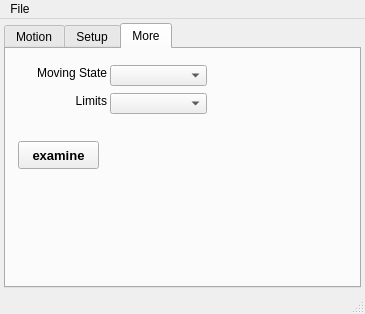
<?xml version="1.0" encoding="UTF-8"?>
<ui version="4.0">
 <class>MainWindow</class>
 <widget class="QMainWindow" name="MainWindow">
  <property name="geometry">
   <rect>
    <x>0</x>
    <y>0</y>
    <width>365</width>
    <height>314</height>
   </rect>
  </property>
  <property name="windowTitle">
   <string>MainWindow</string>
  </property>
  <widget class="QWidget" name="centralwidget">
   <widget class="QTabWidget" name="tabWidget">
    <property name="geometry">
     <rect>
      <x>4</x>
      <y>4</y>
      <width>357</width>
      <height>265</height>
     </rect>
    </property>
    <property name="currentIndex">
     <number>2</number>
    </property>
    <widget class="QWidget" name="tab">
     <attribute name="title">
      <string>Motion</string>
     </attribute>
     <widget class="QLabel" name="label">
      <property name="geometry">
       <rect>
        <x>8</x>
        <y>12</y>
        <width>56</width>
        <height>15</height>
       </rect>
      </property>
      <property name="text">
       <string>Home</string>
      </property>
      <property name="alignment">
       <set>Qt::AlignRight|Qt::AlignTrailing|Qt::AlignVCenter</set>
      </property>
     </widget>
     <widget class="QLabel" name="label_2">
      <property name="geometry">
       <rect>
        <x>8</x>
        <y>40</y>
        <width>56</width>
        <height>15</height>
       </rect>
      </property>
      <property name="text">
       <string>Hi Limit</string>
      </property>
      <property name="alignment">
       <set>Qt::AlignRight|Qt::AlignTrailing|Qt::AlignVCenter</set>
      </property>
     </widget>
     <widget class="QLabel" name="label_3">
      <property name="geometry">
       <rect>
        <x>8</x>
        <y>68</y>
        <width>56</width>
        <height>15</height>
       </rect>
      </property>
      <property name="text">
       <string>Low Limit</string>
      </property>
      <property name="alignment">
       <set>Qt::AlignRight|Qt::AlignTrailing|Qt::AlignVCenter</set>
      </property>
     </widget>
     <widget class="QLabel" name="label_4">
      <property name="geometry">
       <rect>
        <x>0</x>
        <y>108</y>
        <width>64</width>
        <height>15</height>
       </rect>
      </property>
      <property name="text">
       <string>Stopped</string>
      </property>
      <property name="alignment">
       <set>Qt::AlignRight|Qt::AlignTrailing|Qt::AlignVCenter</set>
      </property>
     </widget>
     <widget class="QLabel" name="label_5">
      <property name="geometry">
       <rect>
        <x>0</x>
        <y>136</y>
        <width>64</width>
        <height>15</height>
       </rect>
      </property>
      <property name="text">
       <string>Moving</string>
      </property>
      <property name="alignment">
       <set>Qt::AlignRight|Qt::AlignTrailing|Qt::AlignVCenter</set>
      </property>
     </widget>
     <widget class="QLabel" name="label_6">
      <property name="geometry">
       <rect>
        <x>0</x>
        <y>164</y>
        <width>64</width>
        <height>15</height>
       </rect>
      </property>
      <property name="text">
       <string>Moving Hi</string>
      </property>
      <property name="alignment">
       <set>Qt::AlignRight|Qt::AlignTrailing|Qt::AlignVCenter</set>
      </property>
     </widget>
     <widget class="QLabel" name="label_7">
      <property name="geometry">
       <rect>
        <x>0</x>
        <y>192</y>
        <width>64</width>
        <height>15</height>
       </rect>
      </property>
      <property name="text">
       <string>Slewing</string>
      </property>
      <property name="alignment">
       <set>Qt::AlignRight|Qt::AlignTrailing|Qt::AlignVCenter</set>
      </property>
     </widget>
     <widget class="QCaLineEditPlugin" name="qcalineeditplugin">
      <property name="geometry">
       <rect>
        <x>148</x>
        <y>20</y>
        <width>77</width>
        <height>20</height>
       </rect>
      </property>
      <property name="variable" stdset="0">
       <string>$(P):AO:MOVE:UP</string>
      </property>
      <property name="variableSubstitutions" stdset="0">
       <string>P=ESB:SCAN</string>
      </property>
      <property name="addUnits">
       <bool>false</bool>
      </property>
      <property name="format" stdset="0">
       <enum>QCaLineEditPlugin::Floating</enum>
      </property>
     </widget>
     <widget class="QCaLineEditPlugin" name="qcalineeditplugin_2">
      <property name="geometry">
       <rect>
        <x>148</x>
        <y>44</y>
        <width>77</width>
        <height>20</height>
       </rect>
      </property>
      <property name="variable" stdset="0">
       <string>$(P):AO:MOVE:DWN</string>
      </property>
      <property name="variableSubstitutions" stdset="0">
       <string>P=ESB:SCAN</string>
      </property>
      <property name="addUnits">
       <bool>false</bool>
      </property>
      <property name="format" stdset="0">
       <enum>QCaLineEditPlugin::Floating</enum>
      </property>
     </widget>
     <widget class="QCaPushButtonPlugin" name="qcapushbuttonplugin">
      <property name="geometry">
       <rect>
        <x>256</x>
        <y>20</y>
        <width>20</width>
        <height>20</height>
       </rect>
      </property>
      <property name="font">
       <font>
        <pointsize>11</pointsize>
        <weight>75</weight>
        <bold>true</bold>
       </font>
      </property>
      <property name="text">
       <string>+</string>
      </property>
      <property name="variable" stdset="0">
       <string>$(P):BO:MOVE:UP</string>
      </property>
      <property name="variableSubstitutions" stdset="0">
       <string>P=ESB:SCAN</string>
      </property>
     </widget>
     <widget class="QCaPushButtonPlugin" name="qcapushbuttonplugin_2">
      <property name="geometry">
       <rect>
        <x>256</x>
        <y>44</y>
        <width>20</width>
        <height>20</height>
       </rect>
      </property>
      <property name="font">
       <font>
        <pointsize>11</pointsize>
        <weight>75</weight>
        <bold>true</bold>
       </font>
      </property>
      <property name="text">
       <string>-</string>
      </property>
      <property name="variable" stdset="0">
       <string>$(P):BO:MOVE:DWN</string>
      </property>
      <property name="variableSubstitutions" stdset="0">
       <string>P=ESB:SCAN</string>
      </property>
     </widget>
     <widget class="QCaPushButtonPlugin" name="qcapushbuttonplugin_8">
      <property name="geometry">
       <rect>
        <x>212</x>
        <y>80</y>
        <width>64</width>
        <height>28</height>
       </rect>
      </property>
      <property name="font">
       <font>
        <pointsize>10</pointsize>
        <weight>75</weight>
        <bold>true</bold>
       </font>
      </property>
      <property name="text">
       <string>Abort</string>
      </property>
      <property name="variable" stdset="0">
       <string>$(P):BO:ABORT</string>
      </property>
      <property name="variableSubstitutions" stdset="0">
       <string>P=ESB:SCAN</string>
      </property>
     </widget>
     <widget class="QCaShapePlugin" name="qcashapeplugin">
      <property name="geometry">
       <rect>
        <x>72</x>
        <y>12</y>
        <width>18</width>
        <height>18</height>
       </rect>
      </property>
      <property name="variable1" stdset="0">
       <string>$(P):BI:HOME</string>
      </property>
      <property name="animation1" stdset="0">
       <enum>QCaShapePlugin::ColourValue</enum>
      </property>
      <property name="animation6" stdset="0">
       <enum>QCaShapePlugin::ColourHue</enum>
      </property>
      <property name="scale1" stdset="0">
       <double>190.000000000000000</double>
      </property>
      <property name="offset1" stdset="0">
       <double>60.000000000000000</double>
      </property>
      <property name="variableSubstitutions" stdset="0">
       <string>P=ESB:SCAN</string>
      </property>
      <property name="shape" stdset="0">
       <enum>QCaShapePlugin::Ellipse</enum>
      </property>
      <property name="point2" stdset="0">
       <point>
        <x>16</x>
        <y>16</y>
       </point>
      </property>
      <property name="color1" stdset="0">
       <color>
        <red>255</red>
        <green>100</green>
        <blue>48</blue>
       </color>
      </property>
     </widget>
     <widget class="QCaShapePlugin" name="qcashapeplugin_2">
      <property name="geometry">
       <rect>
        <x>72</x>
        <y>40</y>
        <width>18</width>
        <height>18</height>
       </rect>
      </property>
      <property name="variable1" stdset="0">
       <string>$(P):BI:HI:LIM</string>
      </property>
      <property name="animation1" stdset="0">
       <enum>QCaShapePlugin::ColourHue</enum>
      </property>
      <property name="scale1" stdset="0">
       <double>120.000000000000000</double>
      </property>
      <property name="offset1" stdset="0">
       <double>0.000000000000000</double>
      </property>
      <property name="variableSubstitutions" stdset="0">
       <string>P=ESB:SCAN</string>
      </property>
      <property name="shape" stdset="0">
       <enum>QCaShapePlugin::Ellipse</enum>
      </property>
      <property name="point2" stdset="0">
       <point>
        <x>16</x>
        <y>16</y>
       </point>
      </property>
      <property name="color1" stdset="0">
       <color>
        <red>0</red>
        <green>255</green>
        <blue>0</blue>
       </color>
      </property>
     </widget>
     <widget class="QCaShapePlugin" name="qcashapeplugin_3">
      <property name="geometry">
       <rect>
        <x>72</x>
        <y>68</y>
        <width>18</width>
        <height>18</height>
       </rect>
      </property>
      <property name="variable1" stdset="0">
       <string>$(P):BI:LO:LIM</string>
      </property>
      <property name="animation1" stdset="0">
       <enum>QCaShapePlugin::ColourHue</enum>
      </property>
      <property name="scale1" stdset="0">
       <double>120.000000000000000</double>
      </property>
      <property name="offset1" stdset="0">
       <double>0.000000000000000</double>
      </property>
      <property name="variableSubstitutions" stdset="0">
       <string>P=ESB:SCAN</string>
      </property>
      <property name="shape" stdset="0">
       <enum>QCaShapePlugin::Ellipse</enum>
      </property>
      <property name="point2" stdset="0">
       <point>
        <x>16</x>
        <y>16</y>
       </point>
      </property>
      <property name="color1" stdset="0">
       <color>
        <red>0</red>
        <green>255</green>
        <blue>0</blue>
       </color>
      </property>
     </widget>
     <widget class="QCaShapePlugin" name="qcashapeplugin_4">
      <property name="geometry">
       <rect>
        <x>72</x>
        <y>108</y>
        <width>18</width>
        <height>18</height>
       </rect>
      </property>
      <property name="variable1" stdset="0">
       <string>$(P):BI:STOPPED</string>
      </property>
      <property name="animation1" stdset="0">
       <enum>QCaShapePlugin::ColourHue</enum>
      </property>
      <property name="scale1" stdset="0">
       <double>120.000000000000000</double>
      </property>
      <property name="offset1" stdset="0">
       <double>0.000000000000000</double>
      </property>
      <property name="variableSubstitutions" stdset="0">
       <string>P=ESB:SCAN</string>
      </property>
      <property name="shape" stdset="0">
       <enum>QCaShapePlugin::Ellipse</enum>
      </property>
      <property name="point2" stdset="0">
       <point>
        <x>16</x>
        <y>16</y>
       </point>
      </property>
      <property name="color1" stdset="0">
       <color>
        <red>0</red>
        <green>255</green>
        <blue>0</blue>
       </color>
      </property>
     </widget>
     <widget class="QCaShapePlugin" name="qcashapeplugin_5">
      <property name="geometry">
       <rect>
        <x>72</x>
        <y>136</y>
        <width>18</width>
        <height>18</height>
       </rect>
      </property>
      <property name="variable1" stdset="0">
       <string>$(P):BI:MOVING</string>
      </property>
      <property name="animation1" stdset="0">
       <enum>QCaShapePlugin::ColourHue</enum>
      </property>
      <property name="scale1" stdset="0">
       <double>120.000000000000000</double>
      </property>
      <property name="offset1" stdset="0">
       <double>0.000000000000000</double>
      </property>
      <property name="variableSubstitutions" stdset="0">
       <string>P=ESB:SCAN</string>
      </property>
      <property name="shape" stdset="0">
       <enum>QCaShapePlugin::Ellipse</enum>
      </property>
      <property name="point2" stdset="0">
       <point>
        <x>16</x>
        <y>16</y>
       </point>
      </property>
      <property name="color1" stdset="0">
       <color>
        <red>0</red>
        <green>255</green>
        <blue>0</blue>
       </color>
      </property>
     </widget>
     <widget class="QCaShapePlugin" name="qcashapeplugin_6">
      <property name="geometry">
       <rect>
        <x>72</x>
        <y>164</y>
        <width>18</width>
        <height>18</height>
       </rect>
      </property>
      <property name="variable1" stdset="0">
       <string>$(P):BI:MOVING:HI</string>
      </property>
      <property name="animation1" stdset="0">
       <enum>QCaShapePlugin::ColourHue</enum>
      </property>
      <property name="scale1" stdset="0">
       <double>120.000000000000000</double>
      </property>
      <property name="offset1" stdset="0">
       <double>0.000000000000000</double>
      </property>
      <property name="variableSubstitutions" stdset="0">
       <string>P=ESB:SCAN</string>
      </property>
      <property name="shape" stdset="0">
       <enum>QCaShapePlugin::Ellipse</enum>
      </property>
      <property name="point2" stdset="0">
       <point>
        <x>16</x>
        <y>16</y>
       </point>
      </property>
      <property name="color1" stdset="0">
       <color>
        <red>0</red>
        <green>255</green>
        <blue>0</blue>
       </color>
      </property>
     </widget>
     <widget class="QCaShapePlugin" name="qcashapeplugin_7">
      <property name="geometry">
       <rect>
        <x>72</x>
        <y>192</y>
        <width>18</width>
        <height>18</height>
       </rect>
      </property>
      <property name="variable1" stdset="0">
       <string>$(P):BI:SLEW</string>
      </property>
      <property name="animation1" stdset="0">
       <enum>QCaShapePlugin::ColourHue</enum>
      </property>
      <property name="scale1" stdset="0">
       <double>120.000000000000000</double>
      </property>
      <property name="offset1" stdset="0">
       <double>0.000000000000000</double>
      </property>
      <property name="variableSubstitutions" stdset="0">
       <string>P=ESB:SCAN</string>
      </property>
      <property name="shape" stdset="0">
       <enum>QCaShapePlugin::Ellipse</enum>
      </property>
      <property name="point2" stdset="0">
       <point>
        <x>16</x>
        <y>16</y>
       </point>
      </property>
      <property name="color1" stdset="0">
       <color>
        <red>0</red>
        <green>255</green>
        <blue>0</blue>
       </color>
      </property>
     </widget>
     <widget class="QGroupBox" name="groupBox">
      <property name="geometry">
       <rect>
        <x>128</x>
        <y>156</y>
        <width>201</width>
        <height>65</height>
       </rect>
      </property>
      <property name="title">
       <string>Debug</string>
      </property>
      <widget class="QCaPushButtonPlugin" name="qcapushbuttonplugin_10">
       <property name="geometry">
        <rect>
         <x>104</x>
         <y>24</y>
         <width>77</width>
         <height>25</height>
        </rect>
       </property>
       <property name="text">
        <string>get State</string>
       </property>
       <property name="variable" stdset="0">
        <string>$(P):BO:MOVE:STAT.PROC</string>
       </property>
       <property name="variableSubstitutions" stdset="0">
        <string>P=ESB:SCAN</string>
       </property>
      </widget>
      <widget class="QCaPushButtonPlugin" name="qcapushbuttonplugin_9">
       <property name="geometry">
        <rect>
         <x>20</x>
         <y>24</y>
         <width>77</width>
         <height>25</height>
        </rect>
       </property>
       <property name="text">
        <string>get Limits</string>
       </property>
       <property name="variable" stdset="0">
        <string>$(P):BO:LIMITS.PROC</string>
       </property>
       <property name="variableSubstitutions" stdset="0">
        <string>P=ESB:SCAN</string>
       </property>
      </widget>
     </widget>
     <widget class="QLabel" name="label_13">
      <property name="geometry">
       <rect>
        <x>228</x>
        <y>46</y>
        <width>25</width>
        <height>16</height>
       </rect>
      </property>
      <property name="text">
       <string>nm</string>
      </property>
     </widget>
     <widget class="QLabel" name="label_14">
      <property name="geometry">
       <rect>
        <x>228</x>
        <y>22</y>
        <width>25</width>
        <height>16</height>
       </rect>
      </property>
      <property name="text">
       <string>nm</string>
      </property>
     </widget>
    </widget>
    <widget class="QWidget" name="tab_2">
     <attribute name="title">
      <string>Setup</string>
     </attribute>
     <widget class="QCaLineEditPlugin" name="qcalineeditplugin_3">
      <property name="geometry">
       <rect>
        <x>100</x>
        <y>52</y>
        <width>110</width>
        <height>20</height>
       </rect>
      </property>
      <property name="variable" stdset="0">
       <string>$(P):LO:STRT:VELO</string>
      </property>
      <property name="variableSubstitutions" stdset="0">
       <string>P=ESB:SCAN</string>
      </property>
     </widget>
     <widget class="QCaLineEditPlugin" name="qcalineeditplugin_4">
      <property name="geometry">
       <rect>
        <x>100</x>
        <y>80</y>
        <width>110</width>
        <height>20</height>
       </rect>
      </property>
      <property name="variable" stdset="0">
       <string>$(P):LO:ACCEL</string>
      </property>
      <property name="variableSubstitutions" stdset="0">
       <string>P=ESB:SCAN</string>
      </property>
     </widget>
     <widget class="QCaLineEditPlugin" name="qcalineeditplugin_5">
      <property name="geometry">
       <rect>
        <x>100</x>
        <y>108</y>
        <width>110</width>
        <height>20</height>
       </rect>
      </property>
      <property name="variable" stdset="0">
       <string>$(P):LO:VELO</string>
      </property>
      <property name="variableSubstitutions" stdset="0">
       <string>P=ESB:SCAN</string>
      </property>
     </widget>
     <widget class="QLabel" name="label_8">
      <property name="geometry">
       <rect>
        <x>16</x>
        <y>54</y>
        <width>84</width>
        <height>15</height>
       </rect>
      </property>
      <property name="text">
       <string>Start Velocity</string>
      </property>
      <property name="alignment">
       <set>Qt::AlignRight|Qt::AlignTrailing|Qt::AlignVCenter</set>
      </property>
     </widget>
     <widget class="QLabel" name="label_9">
      <property name="geometry">
       <rect>
        <x>16</x>
        <y>82</y>
        <width>84</width>
        <height>15</height>
       </rect>
      </property>
      <property name="text">
       <string>Acceleration</string>
      </property>
      <property name="alignment">
       <set>Qt::AlignRight|Qt::AlignTrailing|Qt::AlignVCenter</set>
      </property>
     </widget>
     <widget class="QLabel" name="label_10">
      <property name="geometry">
       <rect>
        <x>16</x>
        <y>110</y>
        <width>84</width>
        <height>15</height>
       </rect>
      </property>
      <property name="text">
       <string>Velocity</string>
      </property>
      <property name="alignment">
       <set>Qt::AlignRight|Qt::AlignTrailing|Qt::AlignVCenter</set>
      </property>
     </widget>
     <widget class="QCaPushButtonPlugin" name="qcapushbuttonplugin_3">
      <property name="geometry">
       <rect>
        <x>216</x>
        <y>52</y>
        <width>28</width>
        <height>20</height>
       </rect>
      </property>
      <property name="text">
       <string>Set</string>
      </property>
      <property name="variable" stdset="0">
       <string>$(P):BO:STRT:VELO</string>
      </property>
      <property name="variableSubstitutions" stdset="0">
       <string>P=ESB:SCAN</string>
      </property>
     </widget>
     <widget class="QCaPushButtonPlugin" name="qcapushbuttonplugin_4">
      <property name="geometry">
       <rect>
        <x>216</x>
        <y>80</y>
        <width>28</width>
        <height>20</height>
       </rect>
      </property>
      <property name="text">
       <string>Set</string>
      </property>
      <property name="variable" stdset="0">
       <string>$(P):BO:ACCEL</string>
      </property>
      <property name="variableSubstitutions" stdset="0">
       <string>P=ESB:SCAN</string>
      </property>
     </widget>
     <widget class="QCaPushButtonPlugin" name="qcapushbuttonplugin_5">
      <property name="geometry">
       <rect>
        <x>216</x>
        <y>108</y>
        <width>28</width>
        <height>20</height>
       </rect>
      </property>
      <property name="text">
       <string>Set</string>
      </property>
      <property name="variable" stdset="0">
       <string>$(P):BO:VELOCITY</string>
      </property>
      <property name="variableSubstitutions" stdset="0">
       <string>P=ESB:SCAN</string>
      </property>
     </widget>
     <widget class="QLabel" name="label_15">
      <property name="geometry">
       <rect>
        <x>104</x>
        <y>28</y>
        <width>121</width>
        <height>16</height>
       </rect>
      </property>
      <property name="text">
       <string>Units: steps &amp; sec</string>
      </property>
     </widget>
    </widget>
    <widget class="QWidget" name="tab_3">
     <attribute name="title">
      <string>More</string>
     </attribute>
     <widget class="QCaComboBoxPlugin" name="qcacomboboxplugin">
      <property name="geometry">
       <rect>
        <x>104</x>
        <y>16</y>
        <width>97</width>
        <height>21</height>
       </rect>
      </property>
      <property name="variable" stdset="0">
       <string>$(P):BO:MOVE:STAT.SCAN</string>
      </property>
      <property name="variableSubstitutions" stdset="0">
       <string>P=ESB:SCAN</string>
      </property>
      <property name="subscribe">
       <bool>true</bool>
      </property>
      <property name="useDbEnumerations">
       <bool>true</bool>
      </property>
     </widget>
     <widget class="QCaComboBoxPlugin" name="qcacomboboxplugin_2">
      <property name="geometry">
       <rect>
        <x>104</x>
        <y>44</y>
        <width>97</width>
        <height>21</height>
       </rect>
      </property>
      <property name="variable" stdset="0">
       <string>$(P):BO:LIMITS.SCAN</string>
      </property>
      <property name="variableSubstitutions" stdset="0">
       <string>P=ESB:SCAN</string>
      </property>
      <property name="subscribe">
       <bool>true</bool>
      </property>
      <property name="useDbEnumerations">
       <bool>true</bool>
      </property>
     </widget>
     <widget class="QLabel" name="label_11">
      <property name="geometry">
       <rect>
        <x>12</x>
        <y>16</y>
        <width>89</width>
        <height>15</height>
       </rect>
      </property>
      <property name="text">
       <string>Moving State</string>
      </property>
      <property name="alignment">
       <set>Qt::AlignRight|Qt::AlignTrailing|Qt::AlignVCenter</set>
      </property>
     </widget>
     <widget class="QLabel" name="label_12">
      <property name="geometry">
       <rect>
        <x>12</x>
        <y>44</y>
        <width>89</width>
        <height>15</height>
       </rect>
      </property>
      <property name="text">
       <string>Limits</string>
      </property>
      <property name="alignment">
       <set>Qt::AlignRight|Qt::AlignTrailing|Qt::AlignVCenter</set>
      </property>
     </widget>
     <widget class="QCaPushButtonPlugin" name="qcapushbuttonplugin_13">
      <property name="geometry">
       <rect>
        <x>12</x>
        <y>92</y>
        <width>81</width>
        <height>28</height>
       </rect>
      </property>
      <property name="font">
       <font>
        <pointsize>10</pointsize>
        <weight>75</weight>
        <bold>true</bold>
       </font>
      </property>
      <property name="text">
       <string>examine</string>
      </property>
      <property name="variable" stdset="0">
       <string>$(P):BO:EXAMINE.PROC</string>
      </property>
      <property name="variableSubstitutions" stdset="0">
       <string>P=ESB:SCAN</string>
      </property>
      <property name="enabled">
       <bool>true</bool>
      </property>
     </widget>
     <widget class="QCaLabelPlugin" name="qcalabelplugin">
      <property name="geometry">
       <rect>
        <x>100</x>
        <y>100</y>
        <width>185</width>
        <height>16</height>
       </rect>
      </property>
      <property name="variable" stdset="0">
       <string>$(P):SI:PARAMS</string>
      </property>
      <property name="variableSubstitutions" stdset="0">
       <string>P=ESB:SCAN</string>
      </property>
     </widget>
    </widget>
   </widget>
  </widget>
  <widget class="QMenuBar" name="menubar">
   <property name="geometry">
    <rect>
     <x>0</x>
     <y>0</y>
     <width>365</width>
     <height>20</height>
    </rect>
   </property>
   <widget class="QMenu" name="menuFile">
    <property name="title">
     <string>File</string>
    </property>
    <addaction name="separator"/>
    <addaction name="actionQuit"/>
   </widget>
   <addaction name="menuFile"/>
  </widget>
  <widget class="QStatusBar" name="statusbar"/>
  <action name="actionQuit">
   <property name="text">
    <string>Quit</string>
   </property>
  </action>
 </widget>
 <customwidgets>
  <customwidget>
   <class>QCaLabelPlugin</class>
   <extends>QLabel</extends>
   <header>QCaLabelPlugin.h</header>
  </customwidget>
  <customwidget>
   <class>QCaLineEditPlugin</class>
   <extends>QLineEdit</extends>
   <header>QCaLineEditPlugin.h</header>
  </customwidget>
  <customwidget>
   <class>QCaPushButtonPlugin</class>
   <extends>QPushButton</extends>
   <header>QCaPushButtonPlugin.h</header>
  </customwidget>
  <customwidget>
   <class>QCaShapePlugin</class>
   <extends>QWidget</extends>
   <header>QCaShapePlugin.h</header>
  </customwidget>
  <customwidget>
   <class>QCaComboBoxPlugin</class>
   <extends>QComboBox</extends>
   <header>QCaComboBoxPlugin.h</header>
  </customwidget>
 </customwidgets>
 <resources/>
 <connections/>
</ui>
